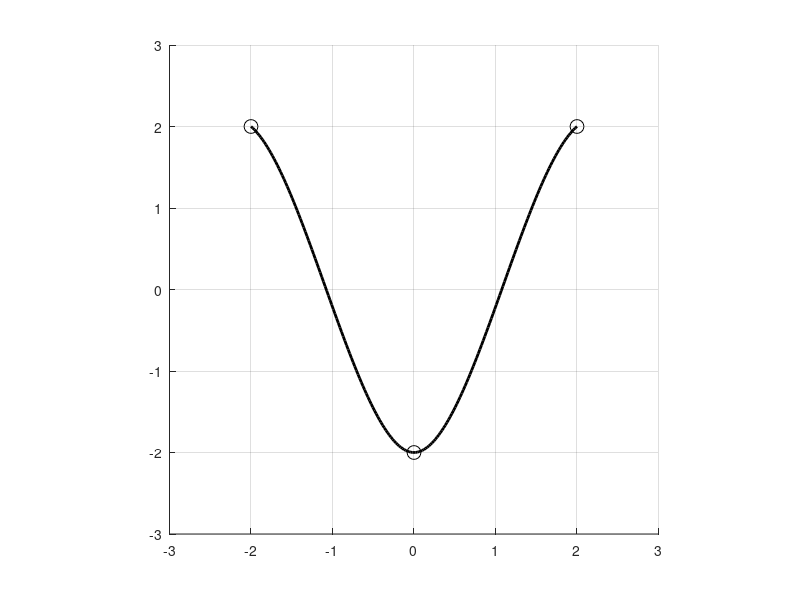

Write the MATLAB code that produced this figure.
% Splainu_interpoliavimas_2D_parametrinis
% Pele valdomos interpoliavimo tasku padetys

function main
clc,close all,clear all 
hL=[]; % busimu objektu valdikliu masyvas
f=figure; hold on; grid on

X=[-2 0 2]
Y=[ 2 -2 2]

global iper
iper=1;  % 0 - splainas laisvais galais 
         % 1 - periodinis splainas 

nP=length(X);
t(1)=0; for i=2:nP, t(i)=t(i-1)+norm([X(i) Y(i)]-[X(i-1) Y(i-1)]);  end
t

figure(1);axis([-3,3,-3,3]);axis equal;hold on;

% vaizduojame duotus taskus
for i=1:nP, 
    h(i)=plot(X(i), Y(i),'ko','ButtonDownFcn',@startDragFcn,'MarkerSize',10);
    % kas atliekama paspaudus peles klavisa, nurodoma funkcijoje startDragFcn
    % tasku objektu valdikliai issaugomi masyve h
end

set(f,'WindowButtonUpFcn',@stopDragFcn); % kas atliekama atleidus peles klavisa, nurodoma funkcijoje stopDragFcn

splainu_parametrinis_interpoliavimas(X,Y,t);  % interpoliuojame pagal ivestus taskus ir 
                                                   % nubraizome pradine kreive  
                                                   
%************************************************************************   
% Toliau programa laukia pertraukimo nuo peles klaviso, kuris inicijuja 
% startDragFcn arba stopDragFcn vykdyma. Jos savo ruoztu peles judesi susieja arba atsieja 
% su draggingFcn
%************************************************************************
                                                   
%-----------  vidines funkcijos ------------------
%  jos aprasomos anksciau, nei sutinkamas pagrindines funkcijos "end",
%  todel visi pagrindineje funkcijoje naudojami kintamieji matomi taip pat
%  ir vidinese funkcijose

function startDragFcn(varargin)
    % apraso, kas atliekama, kai paspaudziamas kairys peles klavisas
    set(gcf, 'WindowButtonMotionFcn',@draggingFcn); % nurodo funkcija, kuria reikia nuolat kviesti pelei judant
end

function draggingFcn(varargin)    
    % apraso, kas atliekama, kai pakinta pele valdomo objekto padetis
    
    pt=get(gca,'Currentpoint');  % perskaitoma nauja padetis
    set(gco,'xData',pt(1,1),'yData',pt(1,2)); % pakeiciamos objekto koordinates
    X(find(gco == h))=pt(1,1);   
    Y(find(gco == h))=pt(1,2);
    % kvieciame savo sukurta funkcija interpoliuojanciai kreivei apskaiciuoti: 
    splainu_parametrinis_interpoliavimas(X,Y,t);
    
end

function stopDragFcn(varargin)
    % apraso, kas atliekama, kai atleidziamas kairys peles klavisas
    set(gcf, 'WindowButtonMotionFcn','');% nurodo, kad atleidus peles klavisa peles judejimas nebeturi kviesti funkcijos
    
end

function splainu_parametrinis_interpoliavimas(X,Y,t)
nP=length(X) % interpoliavimo tasku skaicius
if ~isempty(hL), delete(hL); end
% 
% iper=1;  % 0 - splainas laisvais galais 
%          % 1 - periodinis splainas  
DDFX=splaino_koeficientai(t,X,iper);
DDFY=splaino_koeficientai(t,Y,iper);

for iii=1:nP-1  %------  ciklas per intervalus tarp gretimu tasku

nnn=100;
[SX,sss]=splainas(t(iii:iii+1),X(iii:iii+1),DDFX(iii:iii+1),nnn);
[SY,sss]=splainas(t(iii:iii+1),Y(iii:iii+1),DDFY(iii:iii+1),nnn);
hL(iii)=plot(SX,SY,'k-','LineWidth',2,'MarkerSize',8)

end %-----------------ciklas per intervalus pabaiga
% splaino intervalu objektu valdikliai issaugomi masyve hL

return
end


function DDF=splaino_koeficientai(X,Y,iper)
% apskaiciuojamos antros isvestines splaino mazguose
% iopt=1 - periodinis splainas

n=length(X);
A=zeros(n);b=zeros(n,1);
d=X(2:n)-X(1:(n-1));
 for i=1:n-2
     A(i,i:i+2)=[d(i)/6, (d(i)+d(i+1))/3,d(i+1)/6];
     b(i)=(Y(i+2)-Y(i+1))/d(i+1)-(Y(i+1)-Y(i))/d(i);
 end
 
if iper == 0,  A(n-1,1)=1;A(n,n)=1;
else, A(n-1,[1,2,n-1,n])=[d(1)/3, d(1)/6, d(n-1)/6,d(n-1)/3]; 
      A(n,[1,n])=[1,-1];  
      b(n-1)=(Y(2)-Y(1))/d(1)-(Y(n)-Y(n-1))/d(n-1);
end

DDF=A\b;
 
return
end


function [S,sss]=splainas(X,Y,DDF,nnn)
% splaino intervale tarp dvieju tasku apskaiciavimas
% nnn - vaizdavimo tzku skaicius
% S - splaino reiksmes
% sss - vaizdavimo abscises
d=X(2)-X(1);
sss=X(1):(X(2)-X(1))/(nnn-1):X(2);
S=DDF(1)/2*(sss-X(1)).^2+(DDF(2)-DDF(1))/(6*d)*(sss-X(1)).^3+(sss-X(1))*((Y(2)-Y(1))/d-DDF(1)*d/3-DDF(2)*d/6) +Y(1);

return
end


end   % Sis end uzbaigia pagrindine funkcija
